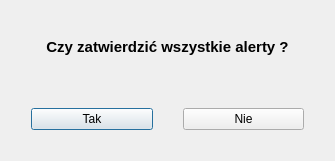
<?xml version="1.0" encoding="UTF-8"?>
<ui version="4.0">
 <class>MonitorAlertsAcceptDialog</class>
 <widget class="QDialog" name="MonitorAlertsAcceptDialog">
  <property name="geometry">
   <rect>
    <x>0</x>
    <y>0</y>
    <width>335</width>
    <height>161</height>
   </rect>
  </property>
  <property name="windowTitle">
   <string>Accept Alert</string>
  </property>
  <layout class="QVBoxLayout" name="verticalLayout">
   <item>
    <widget class="QLabel" name="label">
     <property name="font">
      <font>
       <pointsize>11</pointsize>
       <weight>75</weight>
       <bold>true</bold>
      </font>
     </property>
     <property name="text">
      <string>Czy zatwierdzić wszystkie alerty ?</string>
     </property>
     <property name="alignment">
      <set>Qt::AlignCenter</set>
     </property>
    </widget>
   </item>
   <item>
    <layout class="QHBoxLayout" name="horizontalLayout">
     <property name="spacing">
      <number>30</number>
     </property>
     <property name="leftMargin">
      <number>20</number>
     </property>
     <property name="topMargin">
      <number>20</number>
     </property>
     <property name="rightMargin">
      <number>20</number>
     </property>
     <property name="bottomMargin">
      <number>20</number>
     </property>
     <item>
      <widget class="QPushButton" name="yesButton">
       <property name="sizePolicy">
        <sizepolicy hsizetype="Minimum" vsizetype="Fixed">
         <horstretch>0</horstretch>
         <verstretch>0</verstretch>
        </sizepolicy>
       </property>
       <property name="text">
        <string>Tak</string>
       </property>
      </widget>
     </item>
     <item>
      <widget class="QPushButton" name="noButton">
       <property name="sizePolicy">
        <sizepolicy hsizetype="Minimum" vsizetype="Fixed">
         <horstretch>0</horstretch>
         <verstretch>0</verstretch>
        </sizepolicy>
       </property>
       <property name="text">
        <string>Nie</string>
       </property>
      </widget>
     </item>
    </layout>
   </item>
  </layout>
 </widget>
 <layoutdefault spacing="6" margin="11"/>
 <resources/>
 <connections>
  <connection>
   <sender>yesButton</sender>
   <signal>clicked()</signal>
   <receiver>MonitorAlertsAcceptDialog</receiver>
   <slot>accept()</slot>
   <hints>
    <hint type="sourcelabel">
     <x>90</x>
     <y>117</y>
    </hint>
    <hint type="destinationlabel">
     <x>167</x>
     <y>80</y>
    </hint>
   </hints>
  </connection>
  <connection>
   <sender>noButton</sender>
   <signal>clicked()</signal>
   <receiver>MonitorAlertsAcceptDialog</receiver>
   <slot>reject()</slot>
   <hints>
    <hint type="sourcelabel">
     <x>244</x>
     <y>117</y>
    </hint>
    <hint type="destinationlabel">
     <x>167</x>
     <y>80</y>
    </hint>
   </hints>
  </connection>
 </connections>
</ui>
